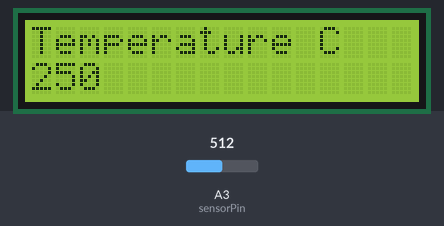
Bench run of a sketch on a simulated Arduino Uno, built with avr-gcc and run on an emulated ATmega328P. Shown: 16×2 character LCD. Inputs (shaded band) come from the test bench; at power-on: A3 (sensorPin) = 512.

Above: at 1.2 s.
1.3 s: A3 (sensorPin) set to 716
At 1.8 s:
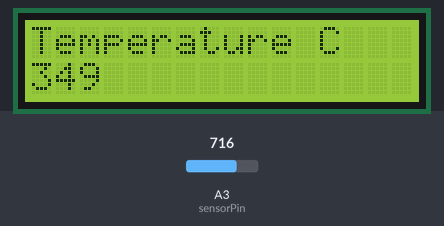
2.8 s: A3 (sensorPin) set to 900
At 4.0 s:
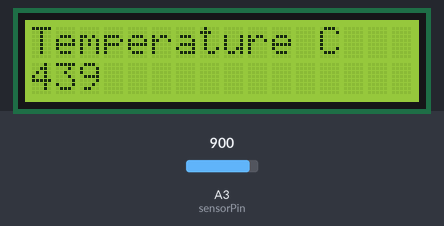
4.3 s: A3 (sensorPin) set to 1023
At 5.6 s:
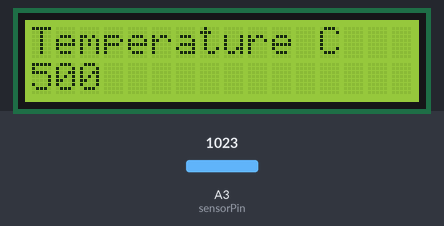
Timing chart, 0 to 7.3 s (numbered marks = the images above; inputs shaded):
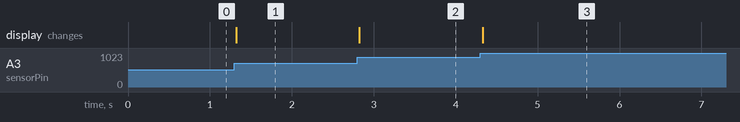

Measured:
- after the input at 1.3 s, the display: changes at once (image 1)
- after the input at 2.8 s, the display: changes at once (image 2)
- after the input at 4.3 s, the display: changes at once (image 3)

The sketch:

thermometer_with_lcd_display.ino
```cpp
#include <LiquidCrystal.h>
LiquidCrystal lcd(12, 11, 5, 4, 3, 2);
const int sensorPin = A3;
void setup() {
  Serial.begin(9600);
  lcd.begin(16, 2);
  lcd.print("Temperature C");
}

void loop() {
int sensorVal=analogRead(sensorPin)*0.48876;
lcd.setCursor(0, 1);
lcd.print(sensorVal);
delay(250);
}
```
